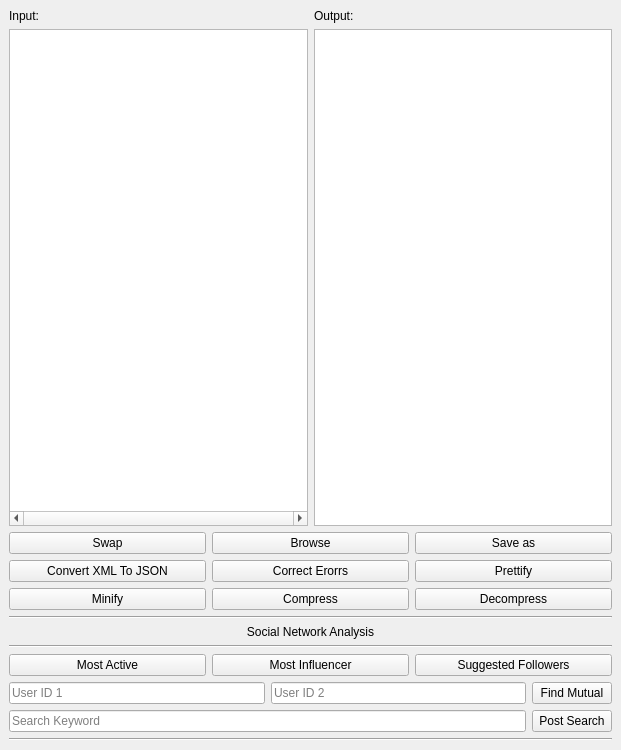
<?xml version="1.0" encoding="UTF-8"?>
<ui version="4.0">
 <class>MainWindow</class>
 <widget class="QMainWindow" name="MainWindow">
  <property name="geometry">
   <rect>
    <x>0</x>
    <y>0</y>
    <width>621</width>
    <height>750</height>
   </rect>
  </property>
  <property name="windowTitle">
   <string>XML To Json Converter</string>
  </property>
  <widget class="QWidget" name="centralwidget">
   <layout class="QVBoxLayout" name="verticalLayout_3">
    <item>
     <layout class="QHBoxLayout" name="horizontalLayout_4">
      <item>
       <layout class="QVBoxLayout" name="verticalLayout">
        <item>
         <widget class="QLabel" name="label">
          <property name="text">
           <string>Input:</string>
          </property>
         </widget>
        </item>
        <item>
         <widget class="QPlainTextEdit" name="plainTextEdit">
          <property name="horizontalScrollBarPolicy">
           <enum>Qt::ScrollBarAlwaysOn</enum>
          </property>
          <property name="lineWrapMode">
           <enum>QPlainTextEdit::NoWrap</enum>
          </property>
          <property name="plainText">
           <string/>
          </property>
         </widget>
        </item>
       </layout>
      </item>
      <item>
       <layout class="QVBoxLayout" name="verticalLayout_2">
        <item>
         <widget class="QLabel" name="label_2">
          <property name="text">
           <string>Output:</string>
          </property>
         </widget>
        </item>
        <item>
         <widget class="QPlainTextEdit" name="plainTextEdit_2">
          <property name="autoFillBackground">
           <bool>false</bool>
          </property>
          <property name="horizontalScrollBarPolicy">
           <enum>Qt::ScrollBarAsNeeded</enum>
          </property>
          <property name="lineWrapMode">
           <enum>QPlainTextEdit::NoWrap</enum>
          </property>
          <property name="readOnly">
           <bool>true</bool>
          </property>
         </widget>
        </item>
       </layout>
      </item>
     </layout>
    </item>
    <item>
     <layout class="QHBoxLayout" name="horizontalLayout">
      <item>
       <widget class="QPushButton" name="pushButton">
        <property name="text">
         <string>Swap</string>
        </property>
       </widget>
      </item>
      <item>
       <widget class="QPushButton" name="pushButton_2">
        <property name="text">
         <string>Browse</string>
        </property>
       </widget>
      </item>
      <item>
       <widget class="QPushButton" name="pushButton_3">
        <property name="text">
         <string>Save as</string>
        </property>
       </widget>
      </item>
     </layout>
    </item>
    <item>
     <layout class="QHBoxLayout" name="horizontalLayout_2">
      <item>
       <widget class="QPushButton" name="pushButton_5">
        <property name="text">
         <string>Convert XML To JSON</string>
        </property>
       </widget>
      </item>
      <item>
       <widget class="QPushButton" name="pushButton_4">
        <property name="text">
         <string>Correct Erorrs</string>
        </property>
       </widget>
      </item>
      <item>
       <widget class="QPushButton" name="pushButton_9">
        <property name="text">
         <string>Prettify</string>
        </property>
       </widget>
      </item>
     </layout>
    </item>
    <item>
     <layout class="QHBoxLayout" name="horizontalLayout_3">
      <item>
       <widget class="QPushButton" name="pushButton_7">
        <property name="text">
         <string>Minify</string>
        </property>
       </widget>
      </item>
      <item>
       <widget class="QPushButton" name="pushButton_8">
        <property name="text">
         <string>Compress</string>
        </property>
       </widget>
      </item>
      <item>
       <widget class="QPushButton" name="pushButton_6">
        <property name="text">
         <string>Decompress</string>
        </property>
       </widget>
      </item>
     </layout>
    </item>
    <item>
     <widget class="Line" name="line">
      <property name="orientation">
       <enum>Qt::Horizontal</enum>
      </property>
     </widget>
    </item>
    <item>
     <widget class="QLabel" name="label_4">
      <property name="text">
       <string>&lt;html&gt;&lt;head/&gt;&lt;body&gt;&lt;p&gt;Social Network Analysis&lt;/p&gt;&lt;/body&gt;&lt;/html&gt;</string>
      </property>
      <property name="alignment">
       <set>Qt::AlignCenter</set>
      </property>
     </widget>
    </item>
    <item>
     <widget class="Line" name="line_2">
      <property name="orientation">
       <enum>Qt::Horizontal</enum>
      </property>
     </widget>
    </item>
    <item>
     <layout class="QHBoxLayout" name="horizontalLayout_5">
      <item>
       <widget class="QPushButton" name="pushButton_11">
        <property name="text">
         <string>Most Active</string>
        </property>
       </widget>
      </item>
      <item>
       <widget class="QPushButton" name="pushButton_12">
        <property name="text">
         <string>Most Influencer</string>
        </property>
       </widget>
      </item>
      <item>
       <widget class="QPushButton" name="pushButton_13">
        <property name="text">
         <string>Suggested Followers</string>
        </property>
       </widget>
      </item>
     </layout>
    </item>
    <item>
     <layout class="QHBoxLayout" name="horizontalLayout_6">
      <item>
       <widget class="QLineEdit" name="lineEdit_2">
        <property name="placeholderText">
         <string>User ID 1</string>
        </property>
        <widget class="QLabel" name="label_3">
         <property name="geometry">
          <rect>
           <x>0</x>
           <y>0</y>
           <width>8</width>
           <height>20</height>
          </rect>
         </property>
        </widget>
       </widget>
      </item>
      <item>
       <widget class="QLineEdit" name="lineEdit_3">
        <property name="placeholderText">
         <string>User ID 2</string>
        </property>
       </widget>
      </item>
      <item>
       <widget class="QPushButton" name="pushButton_14">
        <property name="text">
         <string>Find Mutual</string>
        </property>
       </widget>
      </item>
     </layout>
    </item>
    <item>
     <layout class="QHBoxLayout" name="horizontalLayout_4">
      <item>
       <widget class="QLineEdit" name="lineEdit">
        <property name="placeholderText">
         <string>Search Keyword</string>
        </property>
        <widget class="QLabel" name="label_6">
         <property name="geometry">
          <rect>
           <x>0</x>
           <y>0</y>
           <width>8</width>
           <height>20</height>
          </rect>
         </property>
        </widget>
       </widget>
      </item>
      <item>
       <widget class="QPushButton" name="pushButton_10">
        <property name="text">
         <string>Post Search</string>
        </property>
       </widget>
      </item>
     </layout>
    </item>
    <item>
     <widget class="Line" name="line_3">
      <property name="orientation">
       <enum>Qt::Horizontal</enum>
      </property>
     </widget>
    </item>
   </layout>
  </widget>
 </widget>
 <resources/>
 <connections/>
</ui>
